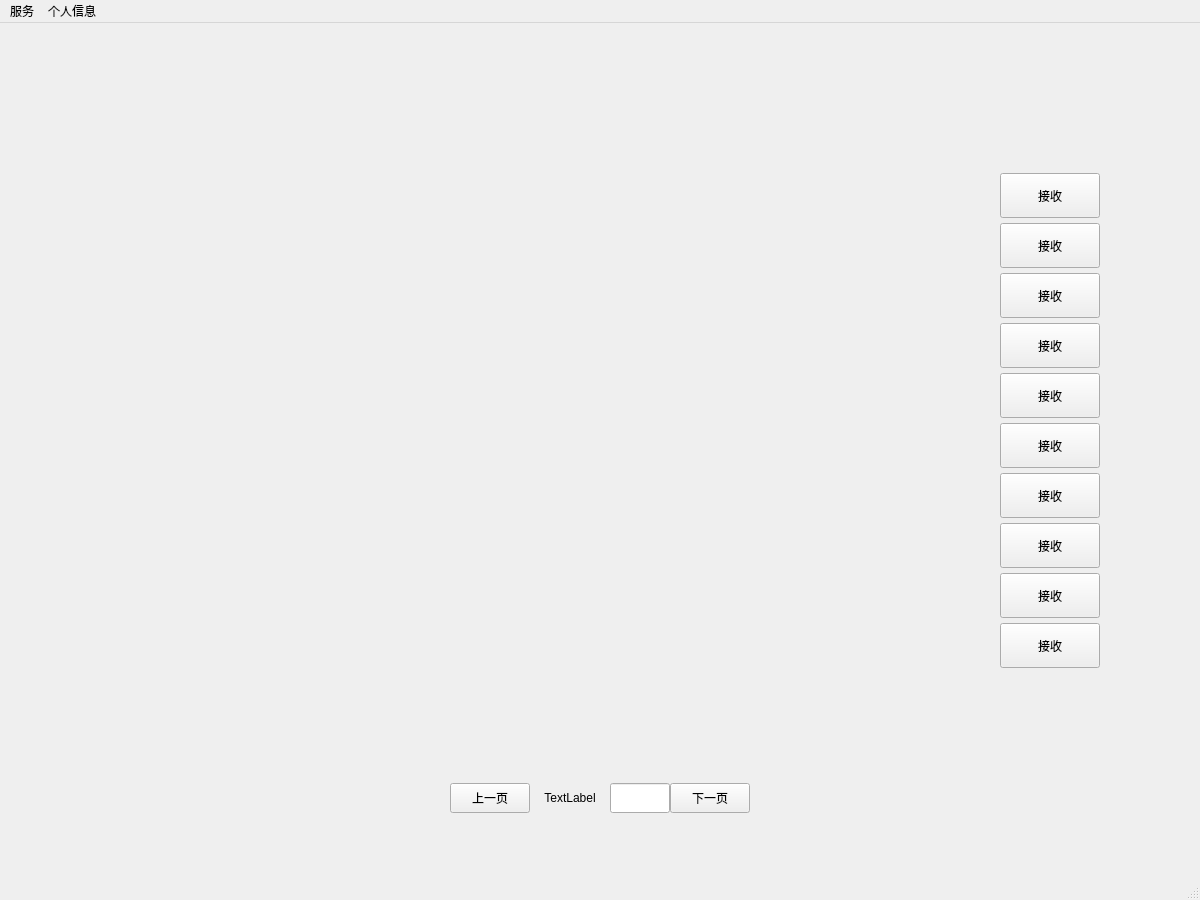
<?xml version="1.0" encoding="UTF-8"?>
<ui version="4.0">
 <class>MainWindow</class>
 <widget class="QMainWindow" name="MainWindow">
  <property name="geometry">
   <rect>
    <x>0</x>
    <y>0</y>
    <width>1200</width>
    <height>900</height>
   </rect>
  </property>
  <property name="windowTitle">
   <string>MainWindow</string>
  </property>
  <widget class="QWidget" name="centralwidget">
   <widget class="QStackedWidget" name="stackedWidget">
    <property name="geometry">
     <rect>
      <x>0</x>
      <y>0</y>
      <width>1200</width>
      <height>876</height>
     </rect>
    </property>
    <widget class="QWidget" name="page_receive">
     <property name="styleSheet">
      <string notr="true">background-image: url(:/background/pics/3.png);</string>
     </property>
     <widget class="QPushButton" name="pushButton_receive1">
      <property name="geometry">
       <rect>
        <x>1000</x>
        <y>150</y>
        <width>100</width>
        <height>45</height>
       </rect>
      </property>
      <property name="text">
       <string>接收</string>
      </property>
     </widget>
     <widget class="QLabel" name="label_receive1">
      <property name="geometry">
       <rect>
        <x>100</x>
        <y>150</y>
        <width>900</width>
        <height>45</height>
       </rect>
      </property>
      <property name="text">
       <string/>
      </property>
     </widget>
     <widget class="QLabel" name="label_receive2">
      <property name="geometry">
       <rect>
        <x>100</x>
        <y>200</y>
        <width>900</width>
        <height>45</height>
       </rect>
      </property>
      <property name="text">
       <string/>
      </property>
     </widget>
     <widget class="QLabel" name="label_receive3">
      <property name="geometry">
       <rect>
        <x>100</x>
        <y>250</y>
        <width>900</width>
        <height>45</height>
       </rect>
      </property>
      <property name="text">
       <string/>
      </property>
     </widget>
     <widget class="QLabel" name="label_receive4">
      <property name="geometry">
       <rect>
        <x>100</x>
        <y>300</y>
        <width>900</width>
        <height>45</height>
       </rect>
      </property>
      <property name="text">
       <string/>
      </property>
     </widget>
     <widget class="QLabel" name="label_receive5">
      <property name="geometry">
       <rect>
        <x>100</x>
        <y>350</y>
        <width>900</width>
        <height>45</height>
       </rect>
      </property>
      <property name="text">
       <string/>
      </property>
     </widget>
     <widget class="QLabel" name="label_receive6">
      <property name="geometry">
       <rect>
        <x>100</x>
        <y>400</y>
        <width>900</width>
        <height>45</height>
       </rect>
      </property>
      <property name="text">
       <string/>
      </property>
     </widget>
     <widget class="QLabel" name="label_receive7">
      <property name="geometry">
       <rect>
        <x>100</x>
        <y>450</y>
        <width>900</width>
        <height>45</height>
       </rect>
      </property>
      <property name="text">
       <string/>
      </property>
     </widget>
     <widget class="QPushButton" name="pushButton_receive2">
      <property name="geometry">
       <rect>
        <x>1000</x>
        <y>200</y>
        <width>100</width>
        <height>45</height>
       </rect>
      </property>
      <property name="text">
       <string>接收</string>
      </property>
     </widget>
     <widget class="QPushButton" name="pushButton_receive3">
      <property name="geometry">
       <rect>
        <x>1000</x>
        <y>250</y>
        <width>100</width>
        <height>45</height>
       </rect>
      </property>
      <property name="text">
       <string>接收</string>
      </property>
     </widget>
     <widget class="QPushButton" name="pushButton_receive4">
      <property name="geometry">
       <rect>
        <x>1000</x>
        <y>300</y>
        <width>100</width>
        <height>45</height>
       </rect>
      </property>
      <property name="text">
       <string>接收</string>
      </property>
     </widget>
     <widget class="QPushButton" name="pushButton_receive5">
      <property name="geometry">
       <rect>
        <x>1000</x>
        <y>350</y>
        <width>100</width>
        <height>45</height>
       </rect>
      </property>
      <property name="text">
       <string>接收</string>
      </property>
     </widget>
     <widget class="QPushButton" name="pushButton_receive6">
      <property name="geometry">
       <rect>
        <x>1000</x>
        <y>400</y>
        <width>100</width>
        <height>45</height>
       </rect>
      </property>
      <property name="text">
       <string>接收</string>
      </property>
     </widget>
     <widget class="QPushButton" name="pushButton_receive7">
      <property name="geometry">
       <rect>
        <x>1000</x>
        <y>450</y>
        <width>100</width>
        <height>45</height>
       </rect>
      </property>
      <property name="text">
       <string>接收</string>
      </property>
     </widget>
     <widget class="QPushButton" name="pushButton_receiveup">
      <property name="geometry">
       <rect>
        <x>450</x>
        <y>760</y>
        <width>80</width>
        <height>30</height>
       </rect>
      </property>
      <property name="text">
       <string>上一页</string>
      </property>
     </widget>
     <widget class="QPushButton" name="pushButton_receivedown">
      <property name="geometry">
       <rect>
        <x>670</x>
        <y>760</y>
        <width>80</width>
        <height>30</height>
       </rect>
      </property>
      <property name="text">
       <string>下一页</string>
      </property>
     </widget>
     <widget class="QLabel" name="label_receivePage">
      <property name="geometry">
       <rect>
        <x>530</x>
        <y>760</y>
        <width>80</width>
        <height>30</height>
       </rect>
      </property>
      <property name="text">
       <string>TextLabel</string>
      </property>
      <property name="alignment">
       <set>Qt::AlignCenter</set>
      </property>
     </widget>
     <widget class="QLineEdit" name="lineEdit_receivePage">
      <property name="geometry">
       <rect>
        <x>610</x>
        <y>760</y>
        <width>60</width>
        <height>30</height>
       </rect>
      </property>
     </widget>
     <widget class="QLabel" name="label_receive8">
      <property name="geometry">
       <rect>
        <x>100</x>
        <y>500</y>
        <width>900</width>
        <height>45</height>
       </rect>
      </property>
      <property name="text">
       <string/>
      </property>
     </widget>
     <widget class="QLabel" name="label_receive9">
      <property name="geometry">
       <rect>
        <x>100</x>
        <y>550</y>
        <width>900</width>
        <height>45</height>
       </rect>
      </property>
      <property name="text">
       <string/>
      </property>
     </widget>
     <widget class="QLabel" name="label_receive10">
      <property name="geometry">
       <rect>
        <x>100</x>
        <y>600</y>
        <width>900</width>
        <height>45</height>
       </rect>
      </property>
      <property name="text">
       <string/>
      </property>
     </widget>
     <widget class="QPushButton" name="pushButton_receive9">
      <property name="geometry">
       <rect>
        <x>1000</x>
        <y>500</y>
        <width>100</width>
        <height>45</height>
       </rect>
      </property>
      <property name="text">
       <string>接收</string>
      </property>
     </widget>
     <widget class="QPushButton" name="pushButton_receive8">
      <property name="geometry">
       <rect>
        <x>1000</x>
        <y>550</y>
        <width>100</width>
        <height>45</height>
       </rect>
      </property>
      <property name="text">
       <string>接收</string>
      </property>
     </widget>
     <widget class="QPushButton" name="pushButton_receive10">
      <property name="geometry">
       <rect>
        <x>1000</x>
        <y>600</y>
        <width>100</width>
        <height>45</height>
       </rect>
      </property>
      <property name="text">
       <string>接收</string>
      </property>
     </widget>
     <widget class="QLabel" name="label_recTitle">
      <property name="geometry">
       <rect>
        <x>100</x>
        <y>100</y>
        <width>900</width>
        <height>45</height>
       </rect>
      </property>
      <property name="text">
       <string/>
      </property>
     </widget>
    </widget>
    <widget class="QWidget" name="page_send">
     <property name="styleSheet">
      <string notr="true">background-image: url(:/background/pics/Eula.png);</string>
     </property>
     <widget class="QPushButton" name="pushButton_send">
      <property name="geometry">
       <rect>
        <x>250</x>
        <y>400</y>
        <width>100</width>
        <height>50</height>
       </rect>
      </property>
      <property name="text">
       <string>发送</string>
      </property>
     </widget>
     <widget class="QComboBox" name="comboBox_sendUsers">
      <property name="geometry">
       <rect>
        <x>150</x>
        <y>140</y>
        <width>300</width>
        <height>50</height>
       </rect>
      </property>
     </widget>
     <widget class="QLineEdit" name="lineEdit_sendDiscription">
      <property name="geometry">
       <rect>
        <x>150</x>
        <y>250</y>
        <width>300</width>
        <height>50</height>
       </rect>
      </property>
     </widget>
     <widget class="QLabel" name="label_sendDiscription">
      <property name="geometry">
       <rect>
        <x>150</x>
        <y>219</y>
        <width>101</width>
        <height>31</height>
       </rect>
      </property>
      <property name="font">
       <font>
        <pointsize>12</pointsize>
        <bold>true</bold>
       </font>
      </property>
      <property name="text">
       <string>添加描述</string>
      </property>
      <property name="alignment">
       <set>Qt::AlignCenter</set>
      </property>
     </widget>
    </widget>
    <widget class="QWidget" name="page_history">
     <property name="styleSheet">
      <string notr="true">background-image: url(:/background/pics/3.png);</string>
     </property>
     <widget class="QLabel" name="label_allTitle">
      <property name="geometry">
       <rect>
        <x>100</x>
        <y>80</y>
        <width>1000</width>
        <height>45</height>
       </rect>
      </property>
      <property name="text">
       <string/>
      </property>
     </widget>
     <widget class="QLabel" name="label_all1">
      <property name="geometry">
       <rect>
        <x>100</x>
        <y>130</y>
        <width>1000</width>
        <height>45</height>
       </rect>
      </property>
      <property name="text">
       <string/>
      </property>
     </widget>
     <widget class="QLabel" name="label_all2">
      <property name="geometry">
       <rect>
        <x>100</x>
        <y>180</y>
        <width>1000</width>
        <height>45</height>
       </rect>
      </property>
      <property name="text">
       <string/>
      </property>
     </widget>
     <widget class="QLabel" name="label_all3">
      <property name="geometry">
       <rect>
        <x>100</x>
        <y>230</y>
        <width>1000</width>
        <height>45</height>
       </rect>
      </property>
      <property name="text">
       <string/>
      </property>
     </widget>
     <widget class="QLabel" name="label_all4">
      <property name="geometry">
       <rect>
        <x>100</x>
        <y>280</y>
        <width>1000</width>
        <height>45</height>
       </rect>
      </property>
      <property name="text">
       <string/>
      </property>
     </widget>
     <widget class="QLabel" name="label_all5">
      <property name="geometry">
       <rect>
        <x>100</x>
        <y>330</y>
        <width>1000</width>
        <height>45</height>
       </rect>
      </property>
      <property name="text">
       <string/>
      </property>
     </widget>
     <widget class="QLabel" name="label_all6">
      <property name="geometry">
       <rect>
        <x>100</x>
        <y>380</y>
        <width>1000</width>
        <height>45</height>
       </rect>
      </property>
      <property name="text">
       <string/>
      </property>
     </widget>
     <widget class="QLabel" name="label_all7">
      <property name="geometry">
       <rect>
        <x>100</x>
        <y>430</y>
        <width>1000</width>
        <height>45</height>
       </rect>
      </property>
      <property name="text">
       <string/>
      </property>
     </widget>
     <widget class="QLabel" name="label_all8">
      <property name="geometry">
       <rect>
        <x>100</x>
        <y>480</y>
        <width>1000</width>
        <height>45</height>
       </rect>
      </property>
      <property name="text">
       <string/>
      </property>
     </widget>
     <widget class="QLabel" name="label_all9">
      <property name="geometry">
       <rect>
        <x>100</x>
        <y>530</y>
        <width>1000</width>
        <height>45</height>
       </rect>
      </property>
      <property name="text">
       <string/>
      </property>
     </widget>
     <widget class="QLabel" name="label_all10">
      <property name="geometry">
       <rect>
        <x>100</x>
        <y>580</y>
        <width>1000</width>
        <height>45</height>
       </rect>
      </property>
      <property name="text">
       <string/>
      </property>
     </widget>
     <widget class="QPushButton" name="pushButton_allSend">
      <property name="geometry">
       <rect>
        <x>100</x>
        <y>700</y>
        <width>150</width>
        <height>50</height>
       </rect>
      </property>
      <property name="text">
       <string>查询发送历史</string>
      </property>
     </widget>
     <widget class="QPushButton" name="pushButton_allReceive">
      <property name="geometry">
       <rect>
        <x>250</x>
        <y>700</y>
        <width>150</width>
        <height>50</height>
       </rect>
      </property>
      <property name="text">
       <string>查询接收历史</string>
      </property>
     </widget>
     <widget class="QPushButton" name="pushButton_allup">
      <property name="geometry">
       <rect>
        <x>800</x>
        <y>630</y>
        <width>80</width>
        <height>30</height>
       </rect>
      </property>
      <property name="text">
       <string>上一页</string>
      </property>
     </widget>
     <widget class="QPushButton" name="pushButton_alldown">
      <property name="geometry">
       <rect>
        <x>1020</x>
        <y>630</y>
        <width>80</width>
        <height>30</height>
       </rect>
      </property>
      <property name="text">
       <string>下一页</string>
      </property>
     </widget>
     <widget class="QLabel" name="label_allPage">
      <property name="geometry">
       <rect>
        <x>880</x>
        <y>630</y>
        <width>80</width>
        <height>30</height>
       </rect>
      </property>
      <property name="text">
       <string/>
      </property>
      <property name="alignment">
       <set>Qt::AlignCenter</set>
      </property>
     </widget>
     <widget class="QLineEdit" name="lineEdit_allPage">
      <property name="geometry">
       <rect>
        <x>960</x>
        <y>630</y>
        <width>60</width>
        <height>30</height>
       </rect>
      </property>
     </widget>
     <widget class="QComboBox" name="comboBox_allSelect">
      <property name="geometry">
       <rect>
        <x>650</x>
        <y>700</y>
        <width>150</width>
        <height>50</height>
       </rect>
      </property>
      <item>
       <property name="text">
        <string>发送人</string>
       </property>
      </item>
      <item>
       <property name="text">
        <string>接收人</string>
       </property>
      </item>
      <item>
       <property name="text">
        <string>时间</string>
       </property>
      </item>
      <item>
       <property name="text">
        <string>单号</string>
       </property>
      </item>
     </widget>
     <widget class="QComboBox" name="comboBox_allSuggest">
      <property name="geometry">
       <rect>
        <x>800</x>
        <y>700</y>
        <width>150</width>
        <height>50</height>
       </rect>
      </property>
     </widget>
     <widget class="QDateEdit" name="dateEdit_allSuggest">
      <property name="geometry">
       <rect>
        <x>800</x>
        <y>700</y>
        <width>150</width>
        <height>50</height>
       </rect>
      </property>
     </widget>
     <widget class="QPushButton" name="pushButton_find">
      <property name="geometry">
       <rect>
        <x>950</x>
        <y>700</y>
        <width>150</width>
        <height>50</height>
       </rect>
      </property>
      <property name="text">
       <string>查询</string>
      </property>
     </widget>
     <widget class="QPushButton" name="pushButton_allRefresh">
      <property name="geometry">
       <rect>
        <x>0</x>
        <y>0</y>
        <width>150</width>
        <height>45</height>
       </rect>
      </property>
      <property name="font">
       <font>
        <pointsize>12</pointsize>
       </font>
      </property>
      <property name="styleSheet">
       <string notr="true">color: rgb(255, 255, 255);</string>
      </property>
      <property name="text">
       <string>刷新全部记录</string>
      </property>
     </widget>
     <widget class="QLineEdit" name="lineEdit_allSuggest">
      <property name="geometry">
       <rect>
        <x>800</x>
        <y>700</y>
        <width>150</width>
        <height>50</height>
       </rect>
      </property>
     </widget>
    </widget>
    <widget class="QWidget" name="page_recharge">
     <property name="styleSheet">
      <string notr="true">background-image: url(:/background/pics/Eula.png);</string>
     </property>
     <widget class="QPushButton" name="pushButton_recharge">
      <property name="geometry">
       <rect>
        <x>70</x>
        <y>190</y>
        <width>281</width>
        <height>50</height>
       </rect>
      </property>
      <property name="text">
       <string>充值</string>
      </property>
     </widget>
     <widget class="QComboBox" name="comboBox_recharge">
      <property name="geometry">
       <rect>
        <x>200</x>
        <y>80</y>
        <width>150</width>
        <height>50</height>
       </rect>
      </property>
     </widget>
     <widget class="QLineEdit" name="lineEdit_recharge">
      <property name="geometry">
       <rect>
        <x>70</x>
        <y>80</y>
        <width>131</width>
        <height>50</height>
       </rect>
      </property>
      <property name="text">
       <string/>
      </property>
     </widget>
    </widget>
    <widget class="QWidget" name="page_show">
     <property name="styleSheet">
      <string notr="true">background-image: url(:/background/pics/Eula.png);</string>
     </property>
     <widget class="QLabel" name="label_showAddress">
      <property name="geometry">
       <rect>
        <x>100</x>
        <y>400</y>
        <width>400</width>
        <height>80</height>
       </rect>
      </property>
      <property name="text">
       <string>TextLabel</string>
      </property>
     </widget>
     <widget class="QLabel" name="label_showAccount">
      <property name="geometry">
       <rect>
        <x>100</x>
        <y>100</y>
        <width>400</width>
        <height>80</height>
       </rect>
      </property>
      <property name="text">
       <string>TextLabel</string>
      </property>
     </widget>
     <widget class="QLabel" name="label_showTel">
      <property name="geometry">
       <rect>
        <x>100</x>
        <y>300</y>
        <width>400</width>
        <height>80</height>
       </rect>
      </property>
      <property name="text">
       <string>TextLabel</string>
      </property>
     </widget>
     <widget class="QLabel" name="label_showName">
      <property name="geometry">
       <rect>
        <x>100</x>
        <y>200</y>
        <width>400</width>
        <height>80</height>
       </rect>
      </property>
      <property name="text">
       <string>TextLabel</string>
      </property>
     </widget>
     <widget class="QLabel" name="label_showBalance">
      <property name="geometry">
       <rect>
        <x>100</x>
        <y>500</y>
        <width>400</width>
        <height>80</height>
       </rect>
      </property>
      <property name="text">
       <string>TextLabel</string>
      </property>
     </widget>
    </widget>
    <widget class="QWidget" name="page_update">
     <property name="styleSheet">
      <string notr="true">background-image: url(:/background/pics/Eula.png);</string>
     </property>
     <widget class="QLineEdit" name="lineEdit_updateName">
      <property name="geometry">
       <rect>
        <x>100</x>
        <y>100</y>
        <width>300</width>
        <height>50</height>
       </rect>
      </property>
     </widget>
     <widget class="QLineEdit" name="lineEdit_updateTel">
      <property name="geometry">
       <rect>
        <x>100</x>
        <y>200</y>
        <width>300</width>
        <height>50</height>
       </rect>
      </property>
     </widget>
     <widget class="QLineEdit" name="lineEdit_updateAddress">
      <property name="geometry">
       <rect>
        <x>100</x>
        <y>300</y>
        <width>300</width>
        <height>50</height>
       </rect>
      </property>
     </widget>
     <widget class="QPushButton" name="pushButton_update">
      <property name="geometry">
       <rect>
        <x>100</x>
        <y>500</y>
        <width>200</width>
        <height>50</height>
       </rect>
      </property>
      <property name="text">
       <string>更新</string>
      </property>
     </widget>
     <widget class="QLineEdit" name="lineEdit_updatePassword">
      <property name="geometry">
       <rect>
        <x>100</x>
        <y>400</y>
        <width>300</width>
        <height>50</height>
       </rect>
      </property>
     </widget>
    </widget>
   </widget>
  </widget>
  <widget class="QMenuBar" name="menubar">
   <property name="geometry">
    <rect>
     <x>0</x>
     <y>0</y>
     <width>1200</width>
     <height>26</height>
    </rect>
   </property>
   <widget class="QMenu" name="menu_service">
    <property name="title">
     <string>服务</string>
    </property>
    <addaction name="action_receive"/>
    <addaction name="action_send"/>
    <addaction name="action_find"/>
    <addaction name="action_recharge"/>
   </widget>
   <widget class="QMenu" name="menu_information">
    <property name="title">
     <string>个人信息</string>
    </property>
    <addaction name="action_show"/>
    <addaction name="action_update"/>
   </widget>
   <addaction name="menu_service"/>
   <addaction name="menu_information"/>
  </widget>
  <widget class="QStatusBar" name="statusbar"/>
  <action name="action_receive">
   <property name="text">
    <string>接收快递</string>
   </property>
  </action>
  <action name="action_send">
   <property name="text">
    <string>发送快递</string>
   </property>
  </action>
  <action name="action_show">
   <property name="text">
    <string>展示</string>
   </property>
  </action>
  <action name="action_update">
   <property name="text">
    <string>修改</string>
   </property>
  </action>
  <action name="action_find">
   <property name="text">
    <string>历史快递</string>
   </property>
  </action>
  <action name="action_recharge">
   <property name="text">
    <string>充值</string>
   </property>
  </action>
 </widget>
 <resources/>
 <connections/>
</ui>
